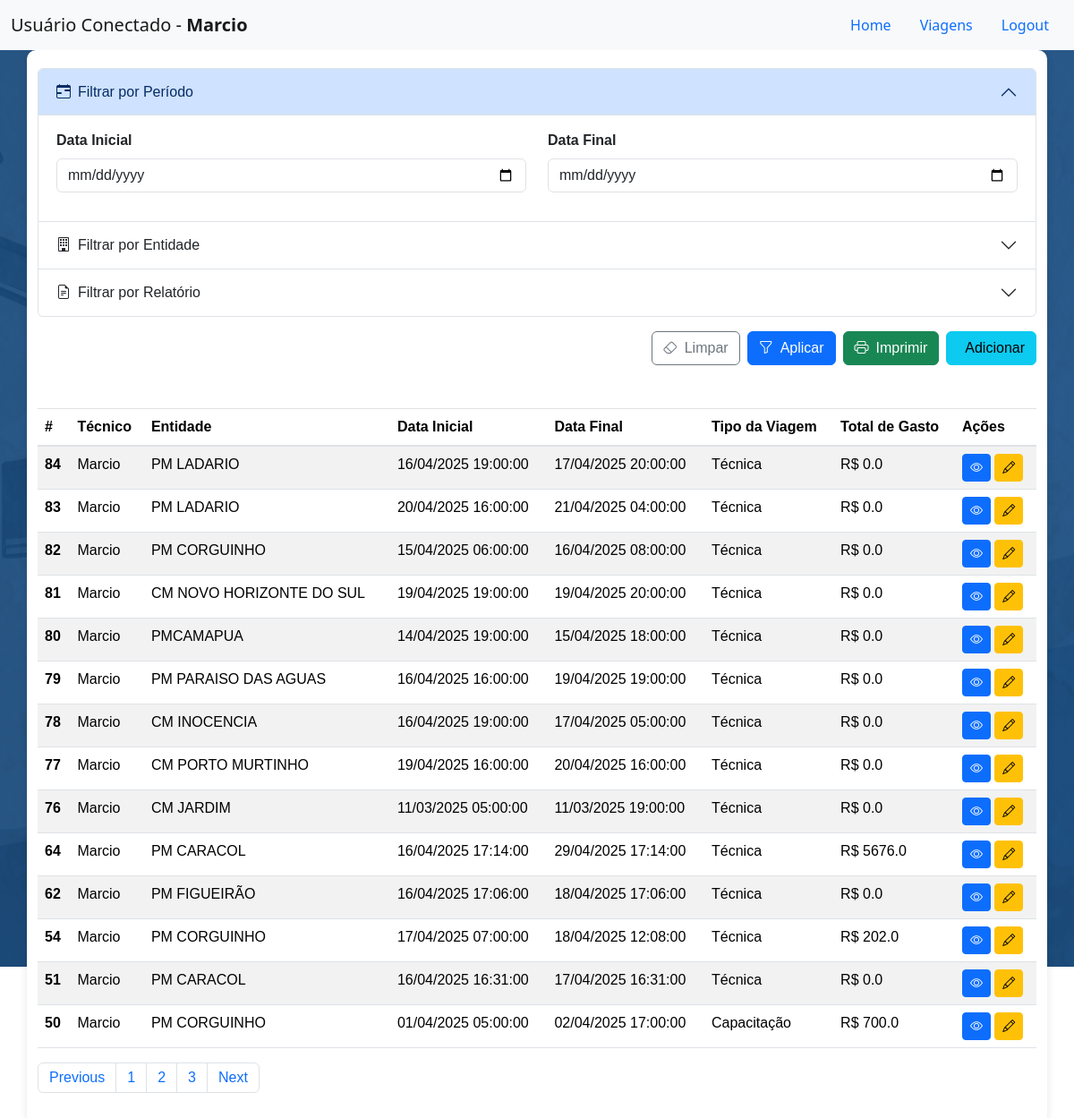
Screenshot of /viagens (signed in) with the database file from the repository.
### models.py (models this page shows, shortened)
class Usuarios(db.Model):
    __tablename__= 'usuarios'
    id = db.Column(db.Integer, primary_key=True)
    usuario = db.Column(db.String(100), nullable=False)
    senha = db.Column(db.String(1000), nullable=True)
    acesso = db.Column(db.String(100))
    admin = db.Column(db.Boolean, default=False)
    data = db.Column(db.DateTime, default=db.func.now())
    ativo = db.Column(db.Boolean, default=True)

class RegistroViagens(db.Model):
    __tablename__ = 'registro_viagens'
    id = db.Column(db.Integer, primary_key=True)
    entidade_destino = db.Column(db.Integer,db.ForeignKey('entidades.id') ,nullable=False)
    data_inicio = db.Column(db.DateTime)
    data_fim = db.Column(db.DateTime)
    tipo_viagem = db.Column(db.String(100))
    n_diaria = db.Column(db.String(100), comment='Número da diária')
    v_diaria = db.Column(db.Float, comment='Valor da diária')
    descricao = db.Column(db.String(100))
    n_intranet = db.Column(db.String(100), comment='Número da visita na intranet', default='0')
    veiculo = db.Column(db.String(100), comment='veículo')
    placa = db.Column(db.String(100), comment='Placa do veículo')
    km_inicial = db.Column(db.String(100), comment='KM inicial')
    km_final = db.Column(db.String(100), comment='KM final')
    n_combustivel = db.Column(db.String(100), comment='Número do combustível')
    total_gasto = db.Column(db.Float, comment='Total gasto na viagem', default=0.0)
    usuario = db.Column(db.Integer, db.ForeignKey('usuarios.id'), comment='ID do usuário que registrou a viagem')
    ativo = db.Column(db.Boolean, default=True)
    data = db.Column(db.DateTime, default=db.func.now())
    entidade_rel = db.relationship('Entidade', backref='viagens', lazy='joined')
    usuario_rel = db.relationship('Usuarios', backref='viagens', lazy='joined', foreign_keys=[usuario])

### app.py (the view, shortened to what this page needs)
@app.route('/viagens', methods=['GET', 'POST'])
def viagens():
    data_inicio = None
    data_fim = None
    query_usuarios = Usuarios.query.all()
    if request.method == 'POST':
        usuario_id = request.form.get('usuarioConnect')
        if usuario_id:
            session['usuarioConnect'] = usuario_id
            return redirect(url_for('viagens'))
        return render_template('registro_viagens.html')
    if 'usuarioConnect' not in session:
        return render_template('setUser.html', users=query_usuarios)
    usuario_id = session['usuarioConnect']
    query = RegistroViagens.query.filter(RegistroViagens.usuario == usuario_id).order_by(RegistroViagens.id.desc())
    data_inicio_str = request.args.get('filtro-data-inicial')
    data_fim_str = request.args.get('filtro-data-final')
    entidade_id = request.args.get('filtro-entidade')
    relatorio = request.args.get('filtro-relatorio')
    if entidade_id:
        query = query.filter(RegistroViagens.entidade_destino == entidade_id)
    if relatorio:
        query = query.filter(RegistroViagens.n_intranet.ilike(f'%{relatorio}%'))
    query_viagens = query.limit(20).all()
    query_entidades = Entidade.query.all()
    usuario_logado = Usuarios.query.get(usuario_id)
    for viagem in query_viagens:
        viagem.usuario_nome = viagem.usuario_rel.usuario if viagem.usuario_rel else 'Usuário não encontrado'
        viagem.entidade_nome = viagem.entidade_rel.nome if viagem.entidade_rel else 'Entidade não encontrada'
        viagem.data_formatada = viagem.data_inicio.strftime('%d/%m/%Y %H:%M:%S') if viagem.data_inicio else 'Data Não Disponível'
        viagem.data_final_formatada = viagem.data_fim.strftime('%d/%m/%Y %H:%M:%S') if viagem.data_fim else 'Data Não Disponível'
    if request.args.get('imprimir') == 'true':
        return gerar_relatorio_pdf(query_viagens, usuario_nome=usuario_logado.usuario, data_inicial=data_inicio, data_final=data_fim)
    return render_template(
        'registro_viagens.html',
        viagens=query_viagens,
        usuario=usuario_logado,
        entidades=query_entidades
    )

### templates/registro_viagens.html (shortened to what this page needs)
<!DOCTYPE html>
<html lang="pt-br">
<head>
    <link href="https://cdn.jsdelivr.net/npm/bootstrap@5.3.0-alpha1/dist/css/bootstrap.min.css" rel="stylesheet">
    <link rel="stylesheet" href="{{ url_for('static', filename='css/Viagens.css') }}">
    <link rel="stylesheet" href="https://cdnjs.cloudflare.com/ajax/libs/font-awesome/6.0.0-beta3/css/all.min.css">
    <link rel="stylesheet" href="https://stackpath.bootstrapcdn.com/bootstrap/4.5.2/css/bootstrap.min.css">
    <link href="https://cdn.jsdelivr.net/npm/bootstrap@5.3.3/dist/css/bootstrap.min.css" rel="stylesheet">
    <link href="https://cdn.jsdelivr.net/gh/gitbrent/bootstrap-switch-button@1.1.0/css/bootstrap-switch-button.min.css" rel="stylesheet">
    <link rel="stylesheet" href="https://cdn.jsdelivr.net/npm/bootstrap-icons@1.10.0/font/bootstrap-icons.css">
</head>
<header>
    <nav class="navbar navbar-expand-lg navbar-light bg-light">
        <div class="container-fluid">
            <a class="navbar-brand" href="#">Usuário Conectado - <strong>{{usuario.usuario}}</strong></a>
            <ul class="nav justify-content-center">
                <li class="nav-item">
                  <a class="nav-link" aria-current="page" href="{{url_for('home')}}">Home</a>
                </li>
                <li class="nav-item">
                  <a class="nav-link" href="{{url_for('viagens')}}">Viagens</a>
                </li>
                <li class="nav-item">
                  <a class="nav-link" href="{{url_for('logout')}}">Logout</a>
                </li>
            </ul>
        </div>
    </nav>
<body>
    <div class="container">
        <form class="mb-4">
            <div class="accordion" id="filtrosAccordion">
                <div class="accordion-item">
                    <h2 class="accordion-header">
                        <button class="accordion-button" type="button" data-bs-toggle="collapse" data-bs-target="#collapsePeriodo" aria-expanded="true" aria-controls="collapsePeriodo">
                            <i class="bi bi-calendar-range me-2"></i>Filtrar por Período
                        </button>
                    </h2>
                    <div id="collapsePeriodo" class="accordion-collapse collapse show" data-bs-parent="#filtrosAccordion">
                        <div class="accordion-body">
                            <div class="row">
                                <div class="col-md-6 mb-3">
                                    <label for="filtro-data-inicial" class="form-label fw-bold">Data Inicial</label>
                                    <input type="date" class="form-control" id="filtro-data-inicial" name="filtro-data-inicial"
                                           value="{{ request.args.get('filtro-data-inicial', '') }}">
                                </div>
                                <div class="col-md-6 mb-3">
                                    <label for="filtro-data-final" class="form-label fw-bold">Data Final</label>
                                    <input type="date" class="form-control" id="filtro-data-final" name="filtro-data-final"
                                           value="{{ request.args.get('filtro-data-final', '') }}">
                                </div>
                            </div>
                        </div>
                    </div>
                </div>
                <div class="accordion-item">
                    <h2 class="accordion-header">
                        <button class="accordion-button collapsed" type="button" data-bs-toggle="collapse" data-bs-target="#collapseEntidade" aria-expanded="false" aria-controls="collapseEntidade">
                            <i class="bi bi-building me-2"></i>Filtrar por Entidade
                        </button>
                    </h2>
                </div>
                <div class="accordion-item">
                    <h2 class="accordion-header">
                        <button class="accordion-button collapsed" type="button" data-bs-toggle="collapse" data-bs-target="#collapseRelatorio" aria-expanded="false" aria-controls="collapseRelatorio">
                            <i class="bi bi-file-earmark-text me-2"></i>Filtrar por Relatório
                        </button>
                    </h2>
                </div>
            </div>
            <div class="d-flex justify-content-end gap-2 mt-3">
                <button type="button" class="btn btn-outline-secondary" id="btn-limpar-filtros">
                    <i class="bi bi-eraser me-2"></i>Limpar
                </button>
                <button type="submit" class="btn btn-primary" id="btn-filtrar">
                    <i class="bi bi-funnel me-2"></i>Aplicar
                </button>
                <a href="#" onclick="abrirRelatorioPDF(event)" class="btn btn-success" target="_blank">
                    <i class="bi bi-printer me-2"></i>Imprimir
                </a>
                <button type="button" class="btn btn-info" id='bnt-add-viagem' href="{{ url_for('adicionar_viagem')}}">
                    Adicionar
                </button>
            </div>
        </form>
        <div class="table-viagens">
            <div class="mt-5">
                <table class="table table-striped">
                    <thead>
                        <tr>
                            <th scope="col">#</th>
                            <th scope="col">Técnico</th>
                            <th scope="col">Entidade</th>
                            <th scope="col">Data Inicial</th>
                            <th scope="col">Data Final</th>
                            <th scope="col">Tipo da Viagem</th>
                            <th scope="col">Total de Gasto</th>
                            <th scope="col">Ações</th>
                        </tr>
                    </thead>
                    <tbody>
                        {% for viagem in viagens %}
                            <tr>
                                <th scope="row">{{ viagem.id }}</th>
                                <td>{{ viagem.usuario_nome }}</td>
                                <td>{{ viagem.entidade_nome }}</td>
                                <td>{{ viagem.data_formatada }}</td>
                                <td>{{ viagem.data_final_formatada }}</td>
                                <td>{{ viagem.tipo_viagem }}</td>
                                <td>R$ {{ viagem.total_gasto }}</td>
                                <td>
                                    <button class="btn btn-sm btn-primary btn-action visualizar-viagem" title="Visualizar" value="{{ viagem.id }}">
                                        <i class="bi bi-eye"></i>
                                    </button>
                                    <button class="btn btn-sm btn-warning btn-action editar-viagem" title="Editar" value="{{ viagem.id }}">
                                        <i class="bi bi-pencil"></i>
                                    </button>
                                </td>
                            </tr>
                        {% endfor %}
                    </tbody>
                </table>
                <nav aria-label="Page navigation example">
                    <ul class="pagination">
                      <li class="page-item"><a class="page-link" href="#">Previous</a></li>
                      <li class="page-item"><a class="page-link" href="#">1</a></li>
                      <li class="page-item"><a class="page-link" href="#">2</a></li>
                      <li class="page-item"><a class="page-link" href="#">3</a></li>
                      <li class="page-item"><a class="page-link" href="#">Next</a></li>
                    </ul>
                  </nav>
            </div>
        </div>
    </div>
</body>

### static/css/viagens.css (style rules this page uses)
body { background:url(../images/imgFundoIntranet.png) fixed no-repeat top #104c83; }
.container { color: #333; font-family: Arial, sans-serif; background-color: white; padding: 20px; border-radius: 10px; box-shadow: 0 0 10px rgba(0, 0, 0, 0.1); }
.form-control, .form-select { padding: 0.5rem 0.75rem; }
.btn { padding: 0.5rem 1.25rem; }
.accordion-button { font-weight: 500; background-color: #f8f9fa; }
.accordion-button:not(.collapsed) { background-color: #e9ecef; color: #0d6efd; }
.accordion-body { padding: 1.5rem; }

### rows the page displays
Usuarios: usuario "Marcio"
RegistroViagens: id "84", usuario_nome "Marcio", entidade_nome "PM LADARIO", data_formatada "16/04/2025 19:00:00", data_final_formatada "17/04/2025 20:00:00", tipo_viagem "Técnica", total_gasto "0.0"
RegistroViagens: id "83", usuario_nome "Marcio", entidade_nome "PM LADARIO", data_formatada "20/04/2025 16:00:00", data_final_formatada "21/04/2025 04:00:00", tipo_viagem "Técnica", total_gasto "0.0"
RegistroViagens: id "82", usuario_nome "Marcio", entidade_nome "PM CORGUINHO", data_formatada "15/04/2025 06:00:00", data_final_formatada "16/04/2025 08:00:00", tipo_viagem "Técnica", total_gasto "0.0"
RegistroViagens: id "81", usuario_nome "Marcio", entidade_nome "CM NOVO HORIZONTE DO SUL", data_formatada "19/04/2025 19:00:00", data_final_formatada "19/04/2025 20:00:00", tipo_viagem "Técnica", total_gasto "0.0"
RegistroViagens: id "80", usuario_nome "Marcio", entidade_nome "PMCAMAPUA", data_formatada "14/04/2025 19:00:00", data_final_formatada "15/04/2025 18:00:00", tipo_viagem "Técnica", total_gasto "0.0"
RegistroViagens: id "79", usuario_nome "Marcio", entidade_nome "PM PARAISO DAS AGUAS", data_formatada "16/04/2025 16:00:00", data_final_formatada "19/04/2025 19:00:00", tipo_viagem "Técnica", total_gasto "0.0"
RegistroViagens: id "78", usuario_nome "Marcio", entidade_nome "CM INOCENCIA", data_formatada "16/04/2025 19:00:00", data_final_formatada "17/04/2025 05:00:00", tipo_viagem "Técnica", total_gasto "0.0"
RegistroViagens: id "77", usuario_nome "Marcio", entidade_nome "CM PORTO MURTINHO", data_formatada "19/04/2025 16:00:00", data_final_formatada "20/04/2025 16:00:00", tipo_viagem "Técnica", total_gasto "0.0"
RegistroViagens: id "76", usuario_nome "Marcio", entidade_nome "CM JARDIM", data_formatada "11/03/2025 05:00:00", data_final_formatada "11/03/2025 19:00:00", tipo_viagem "Técnica", total_gasto "0.0"
RegistroViagens: id "64", usuario_nome "Marcio", entidade_nome "PM CARACOL", data_formatada "16/04/2025 17:14:00", data_final_formatada "29/04/2025 17:14:00", tipo_viagem "Técnica", total_gasto "5676.0"
RegistroViagens: id "62", usuario_nome "Marcio", entidade_nome "PM FIGUEIRÃO", data_formatada "16/04/2025 17:06:00", data_final_formatada "18/04/2025 17:06:00", tipo_viagem "Técnica", total_gasto "0.0"
RegistroViagens: id "54", usuario_nome "Marcio", entidade_nome "PM CORGUINHO", data_formatada "17/04/2025 07:00:00", data_final_formatada "18/04/2025 12:08:00", tipo_viagem "Técnica", total_gasto "202.0"
RegistroViagens: id "51", usuario_nome "Marcio", entidade_nome "PM CARACOL", data_formatada "16/04/2025 16:31:00", data_final_formatada "17/04/2025 16:31:00", tipo_viagem "Técnica", total_gasto "0.0"
RegistroViagens: id "50", usuario_nome "Marcio", entidade_nome "PM CORGUINHO", data_formatada "01/04/2025 05:00:00", data_final_formatada "02/04/2025 17:00:00", tipo_viagem "Capacitação", total_gasto "700.0"
